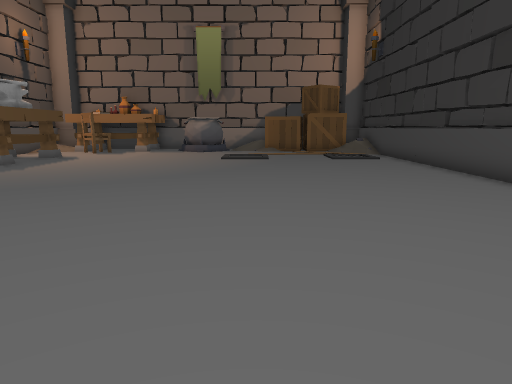
View 1 (above)

16 first-person views from a walk through a scene from a Unity 3-D project. The camera is 1.4 m above the floor, tilts 10° down and sees 70° across. The floor is counted in squares, 1 m on a side. Each view is taken from the middle of a square. On the plan, view 1 faces up. The plan holds only what a view shows up to about 16 squares ahead; the rest is blank. The place goes on beyond the plan.

View 2
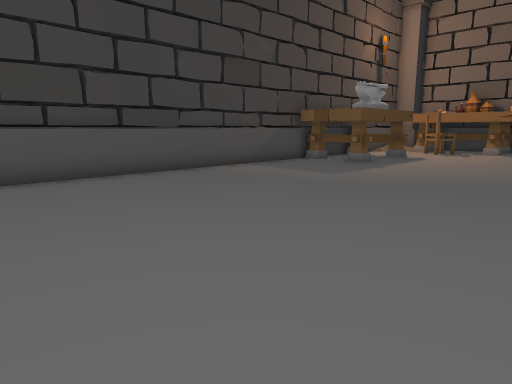

View 3
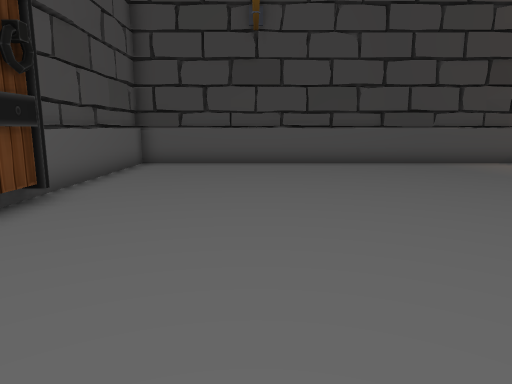

View 4
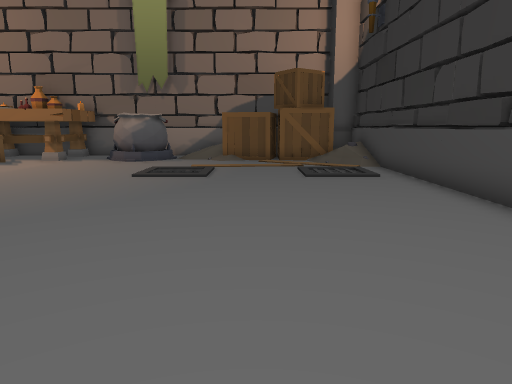

View 5
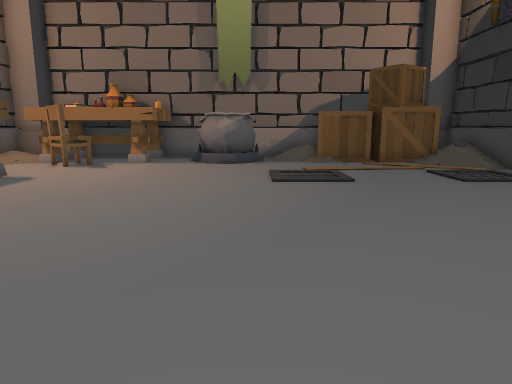

View 6
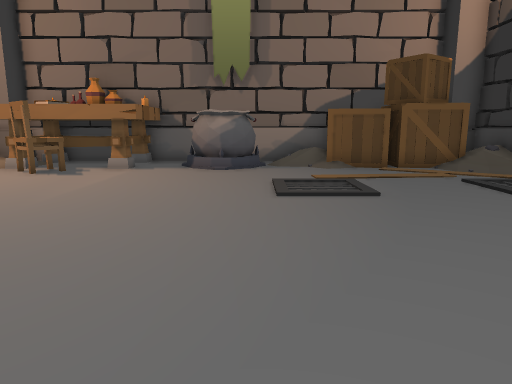

View 7
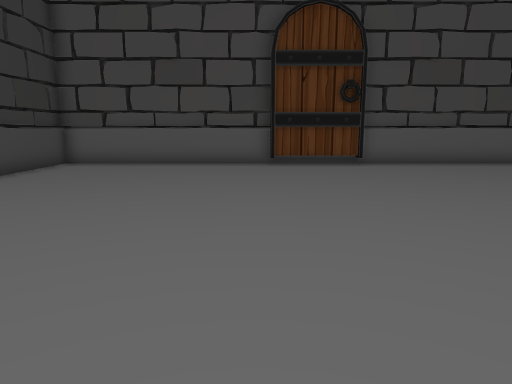

View 8
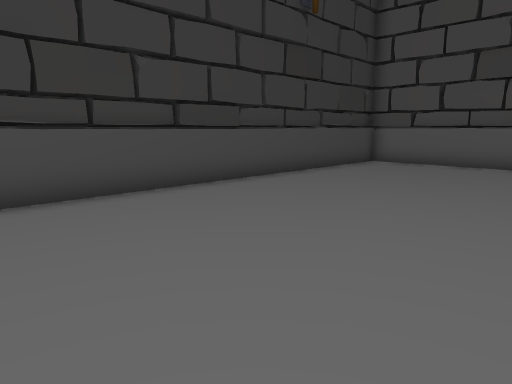

View 9
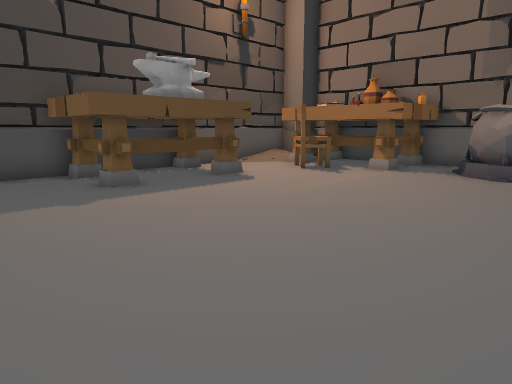

View 10
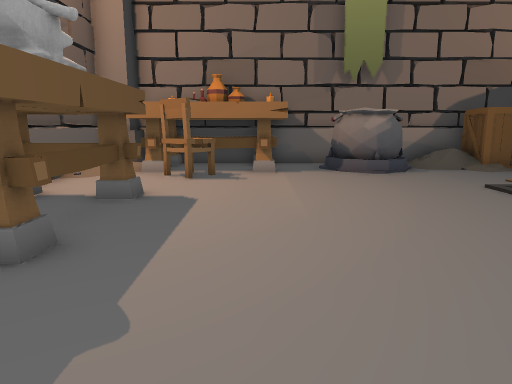

View 11
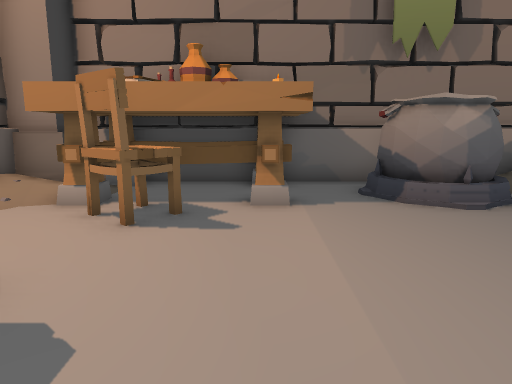

View 12
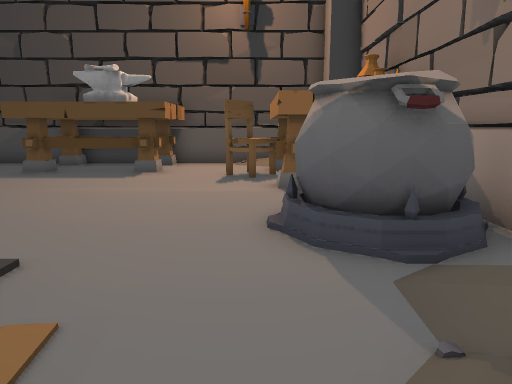

View 13
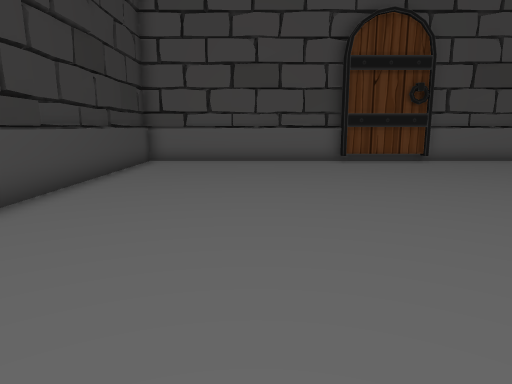

View 14
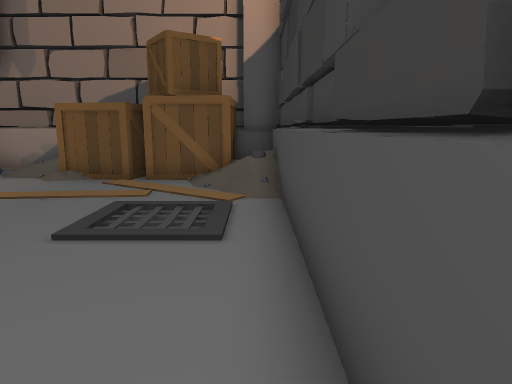

View 15
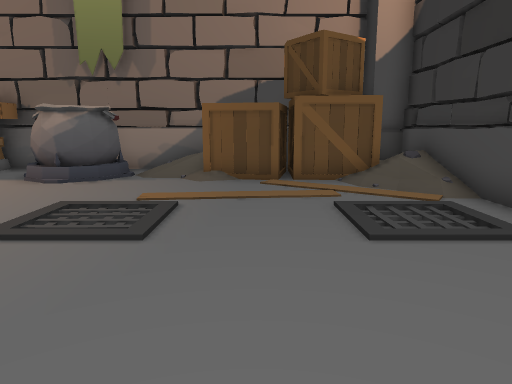

View 16
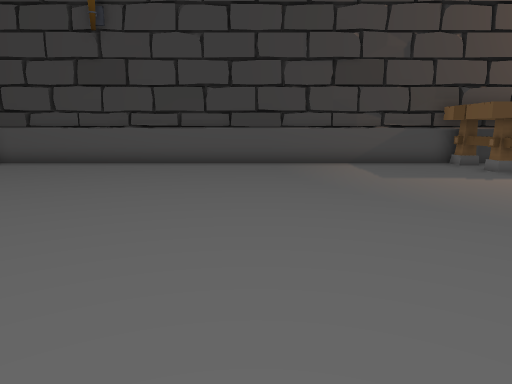

### Floor plan
Key: @ floor where view 1 was taken; # wall or solid block; . floor; / step, stairs or slope; = window, fence, low wall or low ledge; v drop or lower ground; T table; P pot; B box; C chair; O other object.
Columns run from 13 left of view 1 to 7 right of it. Each row starts with its distance up from view 1.
 25  ############OO ####
 24 ##TTTTTT  P.  B B B##
 23 ##TTTTTT.PPP/ B B B=#
 22 #/TTCTTT.PPP./BBBBB #
 21 #/.CCC............//#
 20 #...C............../#
 19 #...................#
 18 #TTT.............vv.#
 17 #TTT........v.......#
 16 #TTT................#
 15 #TTT................#
 14 #TTTT...............#
 13 #TTT................#
 12 #...................#
 11 #...................#
 10 #...................#
  9 #...................#
  8 #...................#
  7 #...................#
  6 #...................#
  5 #...................#
  4 #...................#
  3 #...................#
  2 #...................#
  1 #...................#
  0 #............@......#
 -1 #...................#
 -2 #...................#
 -3 #...................#
 -4 #.......####........#
 -5 #####################

Where each view was taken, in squares from view 1:
view 1: 0 up, 0 right, facing up
view 2: 0 up, 2 left, facing up-left
view 3: 0 up, 2 right, facing left
view 4: 6 up, 2 right, facing up
view 5: 7 up, 2 left, facing up
view 6: 9 up, 2 left, facing up
view 7: 10 up, 1 left, facing down
view 8: 10 up, 1 left, facing down-right
view 9: 10 up, 1 left, facing up-left
view 10: 10 up, 7 left, facing up
view 11: 15 up, 7 left, facing up
view 12: 21 up, 2 right, facing left
view 13: 11 up, 2 right, facing down
view 14: 12 up, 6 right, facing up
view 15: 12 up, 2 right, facing up
view 16: 6 up, 2 right, facing left
